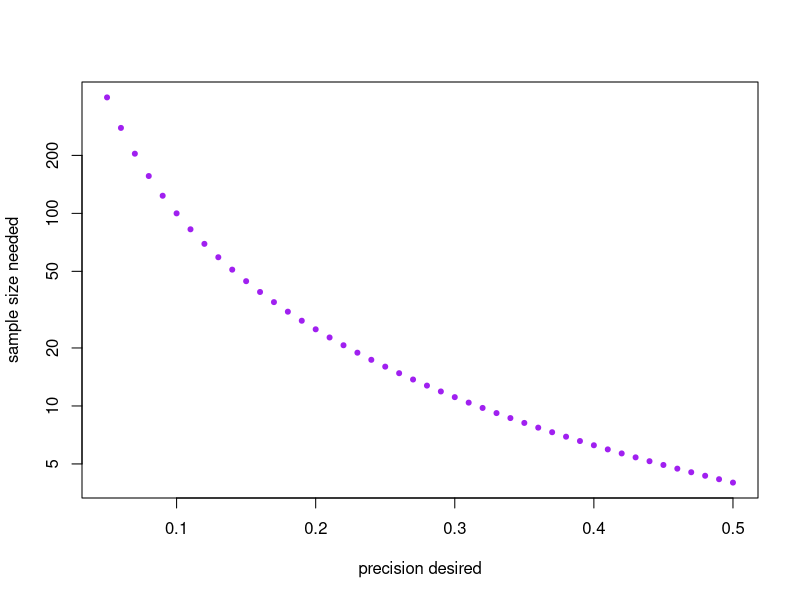
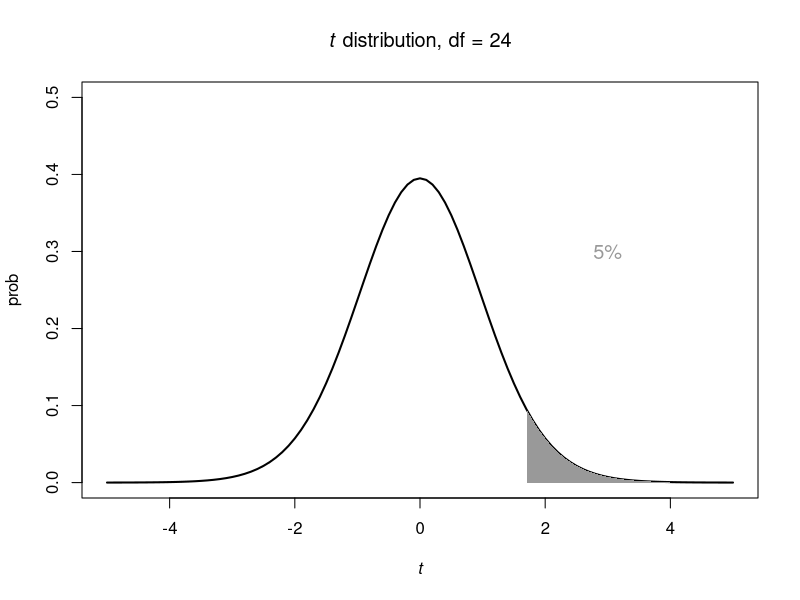
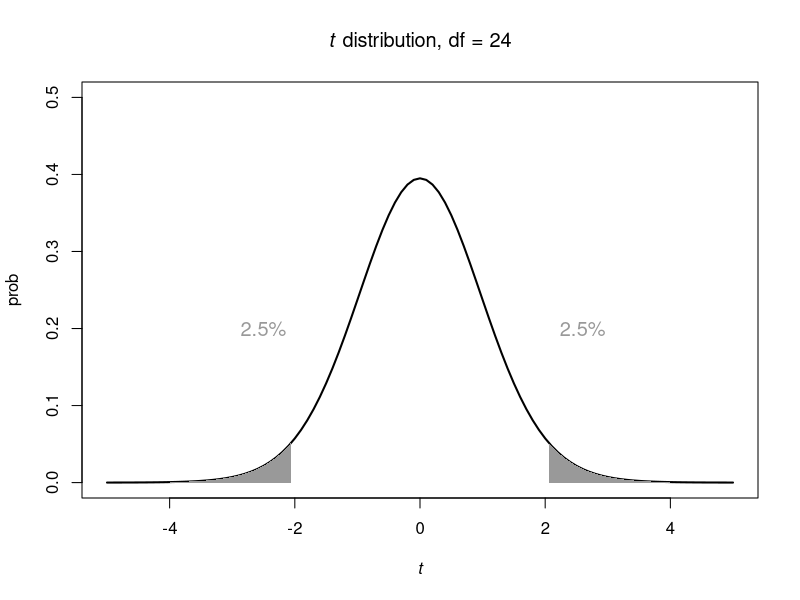
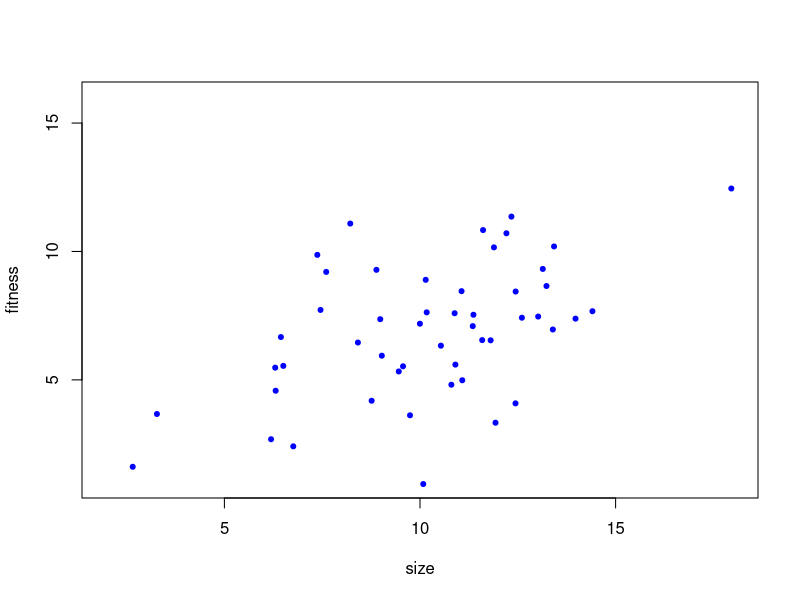
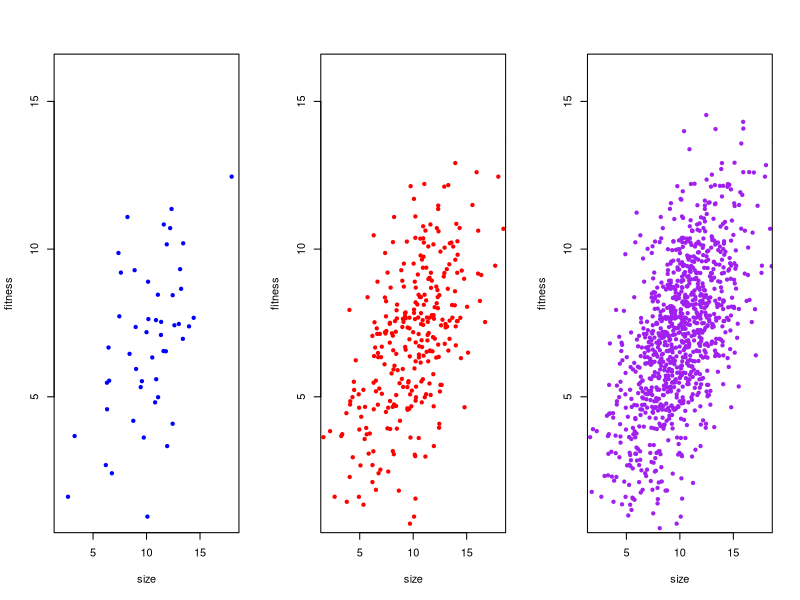
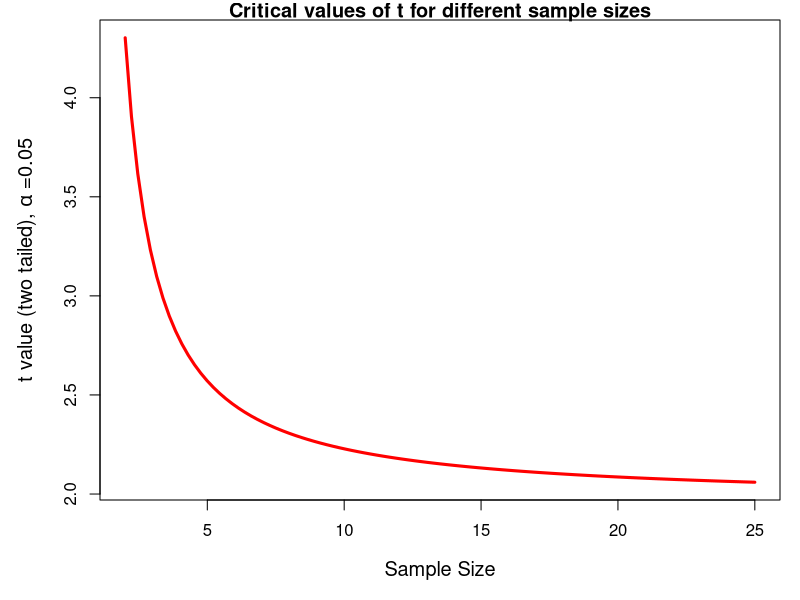
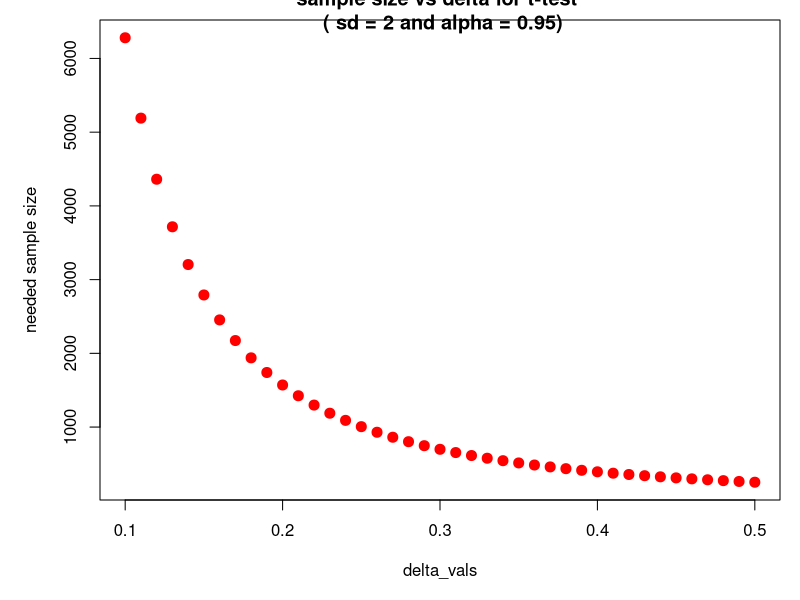

Reproduce these figures in R, in order.
## ---- chunk 1
knitr::opts_chunk$set(echo = FALSE)
require(lattice)
## ---- chunk 2
precision_wanted <- seq(from = 0.05, to = 0.5, by = 0.01)
sample_size_needed <- (1/precision_wanted)^2

plot(y = sample_size_needed, x = precision_wanted, 
     type = "p", pch = 20, col = "purple",
     log = "y",
     xlab = "precision desired",
     ylab = "sample size needed")
## ---- chunk 3
qnorm(0.975) # two sided
qnorm(0.95) # one sided
qt(0.95, df = 50) 
## ---- chunk 4
qnorm(0.8)
## ---- chunk 5
multipler_we_need <- qnorm(0.8) + qnorm(0.975)

multipler_we_need
## ---- chunk 6
curve(dt(x, 25), -5, 5, 
      lwd = 2, ylim = c(0, 0.5),
      ylab = "prob",
      xlab = expression(italic(t)),
      main = expression(paste(italic(t), " distribution, ", "df = 24")))

# one tailed
#qt(0.95, 25)

shade_x <- c(1.71, seq(1.71, 4, 0.01), 4)
shade_y <- c(0, dt(seq(1.71, 4, 0.01), 24), 0)

polygon(shade_x, shade_y, col = 'grey60', border = NA)

text(3 , 0.3, paste("5%"), cex = 1.2, col = "grey60")
## ---- chunk 7
curve(dt(x, 25), -5, 5, 
      lwd = 2, ylim = c(0, 0.5),
      ylab = "prob",
      xlab = expression(italic(t)),
      main = expression(paste(italic(t), " distribution, ", "df = 24")))

# one tailed
#qt(0.975, 24)

shade_x <- c(2.06, seq(2.06, 4, 0.01), 4)
shade_y <- c(0, dt(seq(2.06, 4, 0.01), 24), 0)

shade_x2 <- c(-4, seq(-4, -2.06, 0.01), -2.06)
shade_y2 <- c(0, dt(seq(-4, -2.06, 0.01), 24), 0)

polygon(shade_x, shade_y, col = 'grey60', border = NA)
polygon(shade_x2, shade_y2, col = 'grey60', border = NA)

text(2.6 ,0.2, paste("2.5%"), cex = 1.2, col = "grey60")
text(-2.5 ,0.2, paste("2.5%"), cex = 1.2,col = "grey60")
## ---- chunk 8
x <- rnorm (1000,  10, 3)
y <- rnorm(length(x), 2 + 0.5*x, 2)

x2 <- x[1:300]
y2 <- y[1:300]

x3 <- x[1:50]
y3 <- y[1:50]
## ---- chunk 9
par(mfrow = c(1,1))

plot(y3 ~ x3, pch = 20, col = "blue",
     ylab = "fitness", xlab = "size",
      xlim = c(2, 18), ylim = c(1, 16))
## ---- chunk 10
par(mfrow = c(1,3))
plot(y3 ~ x3, pch = 20, col = "blue",
     ylab = "fitness", xlab = "size",
      xlim = c(2, 18), ylim = c(1, 16))

plot(y2 ~ x2, pch = 20, col = "red",
     ylab = "fitness", xlab = "size",
      xlim = c(2, 18), ylim = c(1, 16))

plot( y ~ x, pch = 20, col = "purple",
      ylab = "fitness", xlab = "size",
      xlim = c(2, 18), ylim = c(1, 16))

par(mfrow = c(1,1))
## ---- chunk 11
qt(p = 0.975, df = 24)
## ---- chunk 12

par(mar = c(5, 5, 1, 1))

curve(qt(p = 0.975,df = x), 2, 25, 
    col = "red", lwd = 3, cex.lab = 1.2,
    main = "Critical values of t for different sample sizes",
    xlab = "Sample Size", 
    ylab = expression(paste("t value (two tailed), ", alpha, " =0.05")))
## ---- chunk 13
apropos("^power")
## ---- chunk 14
pwr_t_check <- power.t.test(delta = 0.5, sd = 2, 
                       sig.level = 0.05, power = 0.8)

pwr_t_check

str(pwr_t_check)

pwr_t_check$n
## ---- chunk 15
delta_vals = seq(from = 0.1, to = 0.5, by = 0.01)
delta_vals
## ---- chunk 16
pow.test <- function(x){

  pow2 <- power.t.test(delta = x, sd = 2, 
                       sig.level = 0.05, power = 0.8) # We only allow delta to vary.

  	return(pow2$n) # This pulls out the sample size we need
	}
## ---- chunk 17
power.n <- sapply(delta_vals, pow.test)
## ---- chunk 18
plot(power.n ~ delta_vals, 
     pch = 20, cex = 2, col = "red",
     ylab="needed sample size", 
     main="sample size vs delta for t-test \n ( sd = 2 and alpha = 0.95)")
## ---- chunk 19
pwr_anova_SS <- power.anova.test(groups = 6, # how many groups 
                                 between.var = 1, # between group variance
                                 within.var = 3, # within group variance
                                 sig.level = 0.05, # alpha
                                 power = .80)
